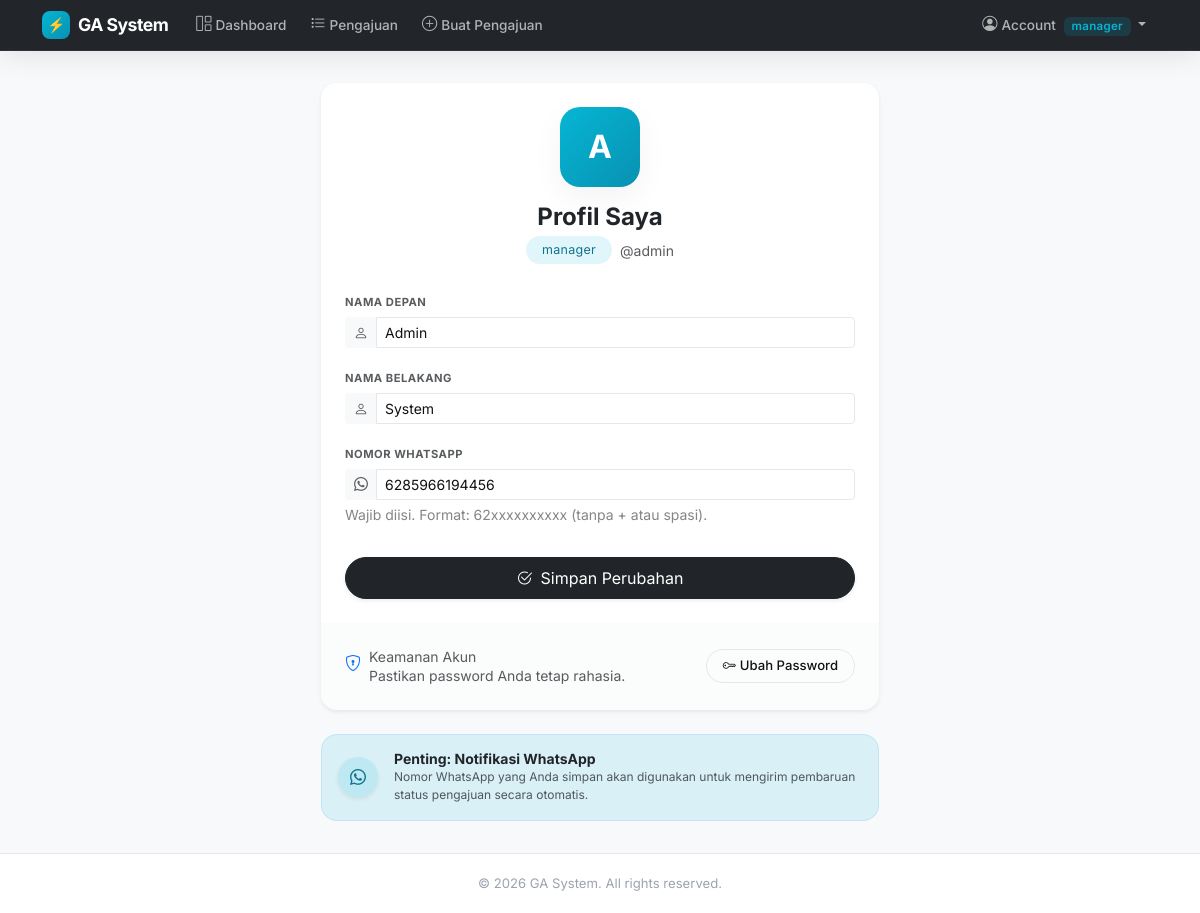
Before: /users/profile/ (signed in) with the older database file.
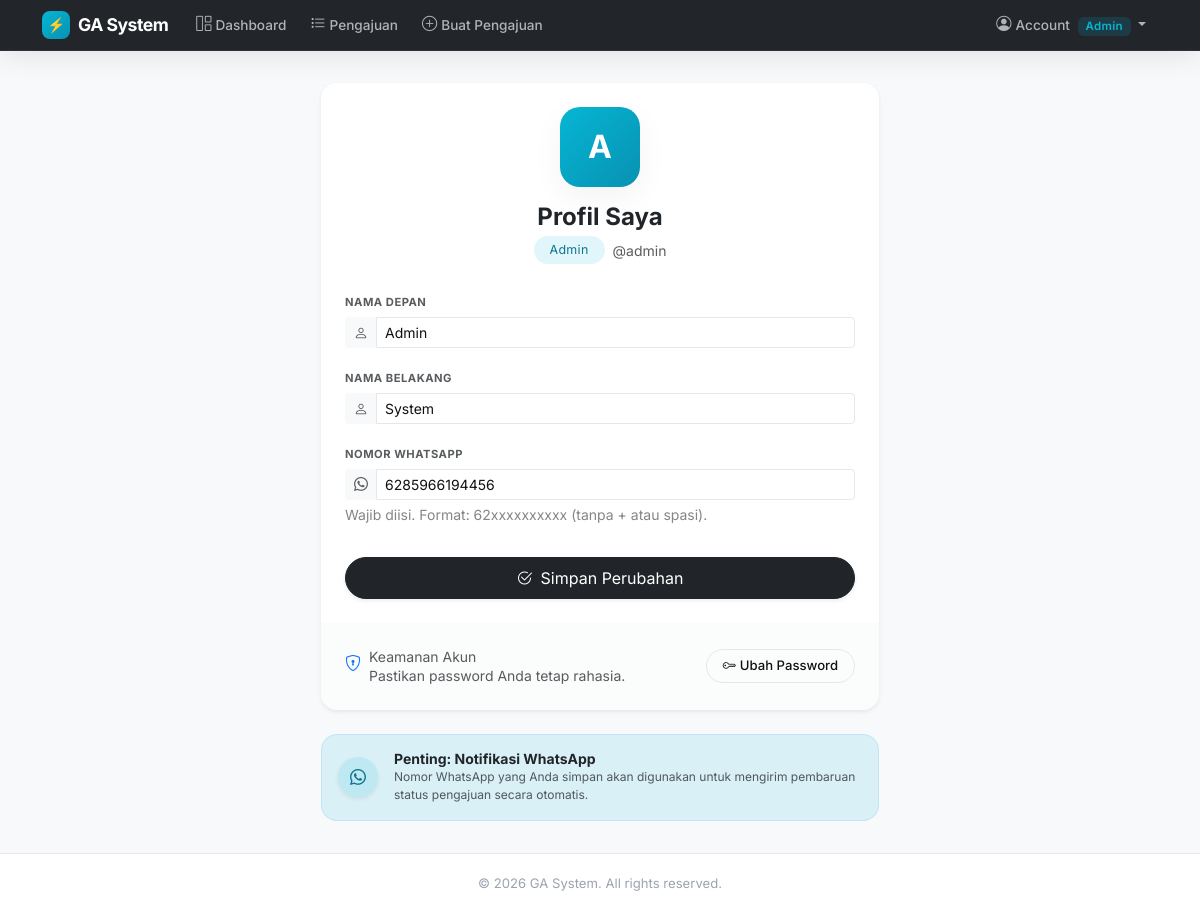
After: the same page with the newer database file.
### users/models.py (models this page shows, shortened)
class User(AbstractUser):
    class Role(models.TextChoices):
        ADMIN = 'admin', 'Admin'
        GA = 'ga', 'General Affair'
        KARYAWAN = 'karyawan', 'Karyawan'
    role = models.CharField(
        max_length=20,
        choices=Role.choices,
        default=Role.KARYAWAN,
        db_index=True,
    )
    phone = models.CharField(
        max_length=20,
        blank=True,
        help_text='Nomor WhatsApp, contoh: 6281234567890',
    )
    class Meta:
        ordering = ['username']

### users/views.py (the view, shortened to what this page needs)
# urls.py: path("profile/", views.ProfileUpdateView.as_view(), name="profile"),
class ProfileUpdateView(LoginRequiredMixin, UpdateView):
    form_class = ProfileForm
    template_name = "users/profile.html"
    success_url = reverse_lazy("users:profile")
    def get_object(self, queryset=None):
        return self.request.user

### users/forms.py (shortened to what this page needs)
class ProfileForm(forms.ModelForm):
    class Meta:
        model = User
        fields = ["first_name", "last_name", "phone"]
        widgets = {
            "first_name": forms.TextInput(
                attrs={
                    "class": "form-control",
                    "placeholder": "Nama depan",
                }
            ),
            "last_name": forms.TextInput(
                attrs={
                    "class": "form-control",
                    "placeholder": "Nama belakang",
                }
            ),
            "phone": forms.TextInput(
                attrs={
                    "class": "form-control",
                    "placeholder": "Contoh: 6281234567890",
                }
            ),
        }
        labels = {
            "first_name": "Nama Depan",
            "last_name": "Nama Belakang",
            "phone": "Nomor WhatsApp",
        }
        help_texts = {
            "phone": "Wajib diisi. Format: 62xxxxxxxxxx (tanpa + atau spasi).",
        }

### templates/users/profile.html (shortened to what the changed rows need)
{% extends "base.html" %}
{% block content %}
<div class="row justify-content-center">
    <div class="col-lg-6 col-md-8">
        <div class="card shadow-sm border-0 overflow-hidden">
            <div class="card-header bg-white border-bottom-0 pt-4 pb-0 text-center">
                <div class="profile-avatar">
                    {{ request.user.first_name|first|default:request.user.username|first|upper }}
                </div>
                <h4 class="fw-bold mb-1 text-dark">Profil Saya</h4>
                <div class="d-flex justify-content-center gap-2 align-items-center">
                    <span class="badge bg-primary rounded-pill px-3 py-2 fw-normal">
                        {{ request.user.get_role_display }}
                    </span>
                    <span class="text-muted small">@{{ request.user.username }}</span>
                </div>
            </div>
            <div class="card-body p-4">
                <form method="post" novalidate>
                    <div class="row g-3">
                        {% for field in form %}
                        <div class="col-12">
                            <label for="{{ field.id_for_label }}" class="form-label small fw-bold text-muted text-uppercase" style="font-size: 0.7rem; letter-spacing: 0.5px;">
                                {{ field.label }}
                            </label>
                            <div class="input-group input-group-sm">
                                <span class="input-group-text bg-light border-light text-muted">
                                    {% if 'phone' in field.name %}<i class="bi bi-whatsapp"></i>
                                    {% elif 'email' in field.name %}<i class="bi bi-envelope"></i>
                                    {% elif 'first' in field.name or 'last' in field.name %}<i class="bi bi-person"></i>
                                    {% else %}<i class="bi bi-pencil"></i>{% endif %}
                                </span>
                                {{ field }}
                            </div>
                            {% if field.help_text %}
                            <div class="form-text small opacity-75">{{ field.help_text }}</div>
                            {% endif %}
                        </div>
                        {% endfor %}
                    </div>
                </form>
            </div>
        </div>
    </div>
</div>
{% endblock %}

### templates/base.html (shortened to what this page needs)
{% load static %}
<!DOCTYPE html>
<html lang="id">
<head>
    <link href="https://cdn.jsdelivr.net/npm/bootstrap@5.3.3/dist/css/bootstrap.min.css" rel="stylesheet">
    <link href="https://cdn.jsdelivr.net/npm/bootstrap-icons@1.11.3/font/bootstrap-icons.min.css" rel="stylesheet">
    <link href="{% static 'css/style.css' %}" rel="stylesheet">
</head>
<body>
    {% if user.is_authenticated %}
    <nav class="navbar navbar-expand-lg navbar-dark navbar-ga sticky-top glassmorphic-navbar">
        <div class="container">
            <a class="navbar-brand" href="{% url 'users:dashboard' %}">
                <span class="logo-icon">⚡</span>
                GA System
            </a>
            <div class="collapse navbar-collapse" id="navbarNav">
                <ul class="navbar-nav me-auto">
                    <li class="nav-item">
                        <a class="nav-link " href="{% url 'users:dashboard' %}">
                            <i class="bi bi-grid-1x2 me-1"></i>Dashboard
                        </a>
                    </li>
                    <li class="nav-item">
                        <a class="nav-link {% if request.resolver_match.url_name == 'request_list' or request.resolver_match.url_name == 'request_detail' %}active{% endif %}" href="{% url 'requests_app:request_list' %}">
                            <i class="bi bi-list-task me-1"></i>Pengajuan
                        </a>
                    </li>
                    <li class="nav-item">
                        <a class="nav-link {% if request.resolver_match.url_name == 'request_create' %}active{% endif %}" href="{% url 'requests_app:request_create' %}">
                            <i class="bi bi-plus-circle me-1"></i>Buat Pengajuan
                        </a>
                    </li>
                </ul>
                <ul class="navbar-nav">
                    <li class="nav-item dropdown">
                        <a class="nav-link dropdown-toggle" href="#" role="button" data-bs-toggle="dropdown">
                            <i class="bi bi-person-circle me-1"></i>Account
                            <span class="badge ms-1">{{ request.user.get_role_display }}</span>
                        </a>
                    </li>
                </ul>
            </div>
        </div>
    </nav>
    {% endif %}
    <main class="container page-container">
        {% block content %}{% endblock %}
    </main>
    <footer class="footer-ga mt-auto">
        <div class="container text-center text-muted small">
            &copy; 2026 GA System. All rights reserved.
        </div>
    </footer>
</body>
</html>

Changed rows visible on the page:
changed User "admin": user.role "manager" → "Admin"
